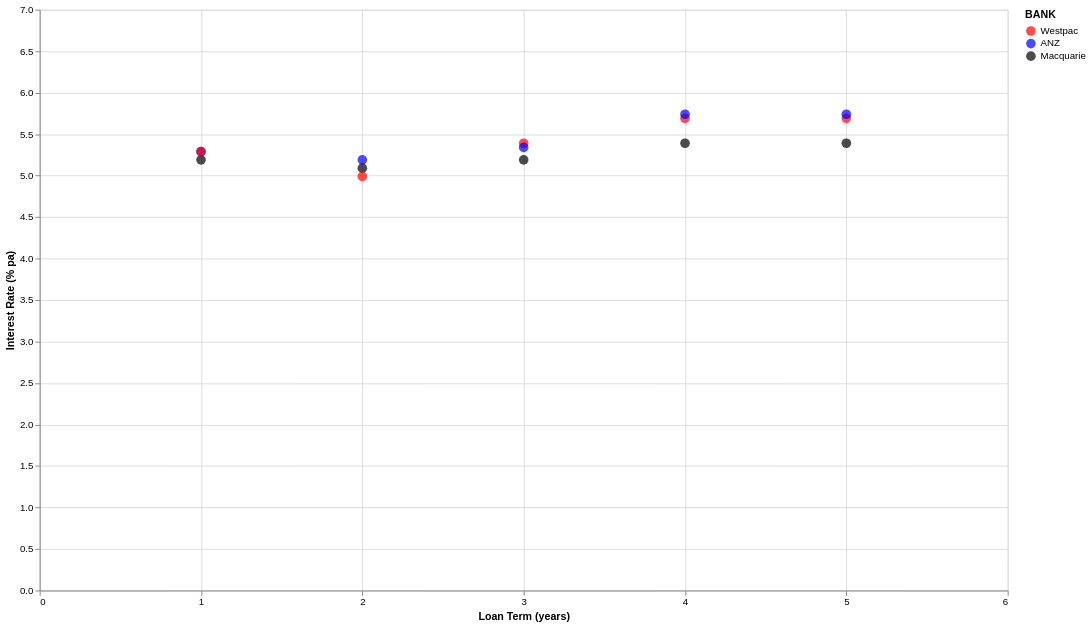

Notebook source saved alongside this figure:
### Markdown cell above
## Fixed Home Loan (LVR 70-80)

### Code cell
target_lvr = 80

interest_rates = cursor.execute(f"""
    select
        bank,
        loan_term,
        min(rate) as rate
    from home_loan_rates
    where {target_lvr} > min_lvr and {target_lvr} <= max_lvr
    group by
        bank,
        loan_term
    order by
        loan_term
""").fetch_pandas_all()

alt.Chart(interest_rates).mark_point(filled=True, size=100).encode(
    x=alt.X("LOAN_TERM:Q", axis=alt.Axis(tickCount=6)).scale(domain=(0, 6)).title("Loan Term (years)"),
    y=alt.Y("RATE").title("Interest (% p.a)").scale(domain=(0, 7)).title("Interest Rate (% pa)"),
    color=alt.Color("BANK", scale=alt.Scale(domain=["Westpac", "ANZ", "Macquarie"], range=["red", "blue", "black"])),
    tooltip=["LOAN_TERM", "RATE"]
).properties(
    height=600,
    width=1000,
).interactive()

### Figure 1 — Vega-Lite specification as saved in the notebook (floating-point values rounded to 4 significant figures)
{"config": {"view": {"continuousWidth": 300, "continuousHeight": 300}}, "data": {"name": "data-26fca7594553ed2f93193dc63830e78a"}, "mark": {"type": "point", "filled": true, "size": 100}, "encoding": {"color": {"field": "BANK", "scale": {"domain": ["Westpac", "ANZ", "Macquarie"], "range": ["red", "blue", "black"]}, "type": "nominal"}, "tooltip": [{"field": "LOAN_TERM", "type": "quantitative"}, {"field": "RATE", "type": "quantitative"}], "x": {"axis": {"tickCount": 6}, "field": "LOAN_TERM", "scale": {"domain": [0, 6]}, "title": "Loan Term (years)", "type": "quantitative"}, "y": {"field": "RATE", "scale": {"domain": [0, 7]}, "title": "Interest Rate (% pa)", "type": "quantitative"}}, "height": 600, "params": [{"name": "param_5", "select": {"type": "interval", "encodings": ["x", "y"]}, "bind": "scales"}], "width": 1000, "$schema": "https://vega.github.io/schema/vega-lite/v5.20.1.json", "datasets": {"data-26fca7594553ed2f93193dc63830e78a": [{"BANK": "Macquarie", "LOAN_TERM": 1, "RATE": 5.19}, {"BANK": "ANZ", "LOAN_TERM": 1, "RATE": 5.29}, {"BANK": "Westpac", "LOAN_TERM": 1, "RATE": 5.29}, {"BANK": "Macquarie", "LOAN_TERM": 2, "RATE": 5.09}, {"BANK": "ANZ", "LOAN_TERM": 2, "RATE": 5.19}, {"BANK": "Westpac", "LOAN_TERM": 2, "RATE": 4.99}, {"BANK": "Westpac", "LOAN_TERM": 3, "RATE": 5.39}, {"BANK": "ANZ", "LOAN_TERM": 3, "RATE": 5.34}, {"BANK": "Macquarie", "LOAN_TERM": 3, "RATE": 5.19}, {"BANK": "Macquarie", "LOAN_TERM": 4, "RATE": 5.39}, {"BANK": "Westpac", "LOAN_TERM": 4, "RATE": 5.69}, {"BANK": "ANZ", "LOAN_TERM": 4, "RATE": 5.74}, {"BANK": "Westpac", "LOAN_TERM": 5, "RATE": 5.69}, {"BANK": "ANZ", "LOAN_TERM": 5, "RATE": 5.74}, {"BANK": "Macquarie", "LOAN_TERM": 5, "RATE": 5.39}, {"BANK": "ANZ", "LOAN_TERM": 7, "RATE": 7.24}, {"BANK": "ANZ", "LOAN_TERM": 10, "RATE": 7.24}]}}
